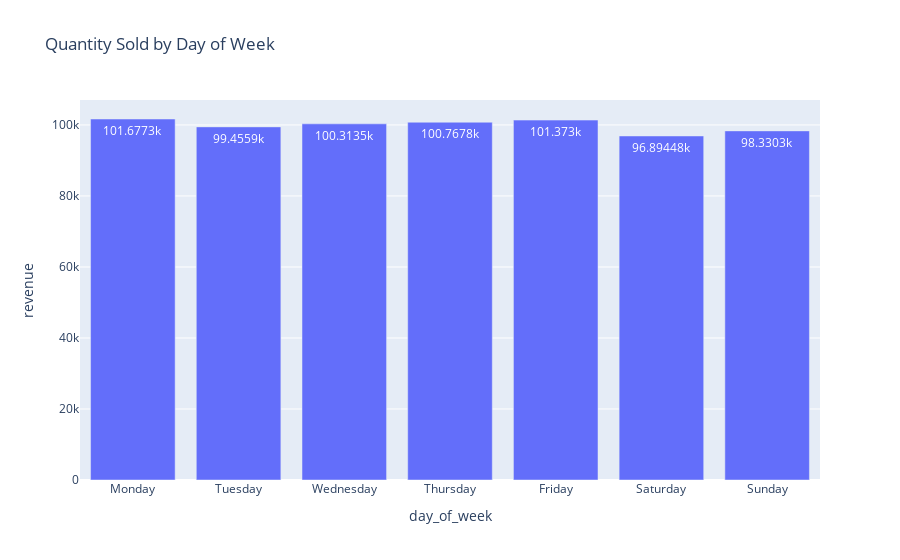

Notebook cell for this chart:
### Code cell
weekly_sales = df.groupby('day_of_week')['transaction_qty'].sum().reindex(['Monday','Tuesday','Wednesday','Thursday',
                                                                           'Friday','Saturday','Sunday']).reset_index()
weekly_sales

fig1 = px.bar(daily_sales, x = 'day_of_week', y = 'revenue', title = 'Quantity Sold by Day of Week', text_auto = True)
fig1.show()

### Figure 1 — Plotly figure (JSON) as saved in the notebook; plotly's stock layout.template omitted (floating-point values rounded to 4 significant figures)
{"data": [{"alignmentgroup": "True", "hovertemplate": "day_of_week=%{x}<br>revenue=%{y}<extra></extra>", "legendgroup": "", "marker": {"color": "#636efa", "pattern": {"shape": ""}}, "name": "", "offsetgroup": "", "orientation": "v", "showlegend": false, "textposition": "auto", "texttemplate": "%{y}", "type": "bar", "x": ["Monday", "Tuesday", "Wednesday", "Thursday", "Friday", "Saturday", "Sunday"], "xaxis": "x", "y": [101700.0, 99460.0, 100300.0, 100800.0, 101373, 96890.0, 98330.0], "yaxis": "y"}], "layout": {"autosize": true, "barmode": "relative", "legend": {"tracegroupgap": 0}, "title": {"text": "Quantity Sold by Day of Week"}, "xaxis": {"anchor": "y", "autorange": true, "domain": [0, 1], "range": [-0.5, 6.5], "title": {"text": "day_of_week"}, "type": "category"}, "yaxis": {"anchor": "x", "autorange": true, "domain": [0, 1], "range": [0, 107000.0], "title": {"text": "revenue"}, "type": "linear"}}}
